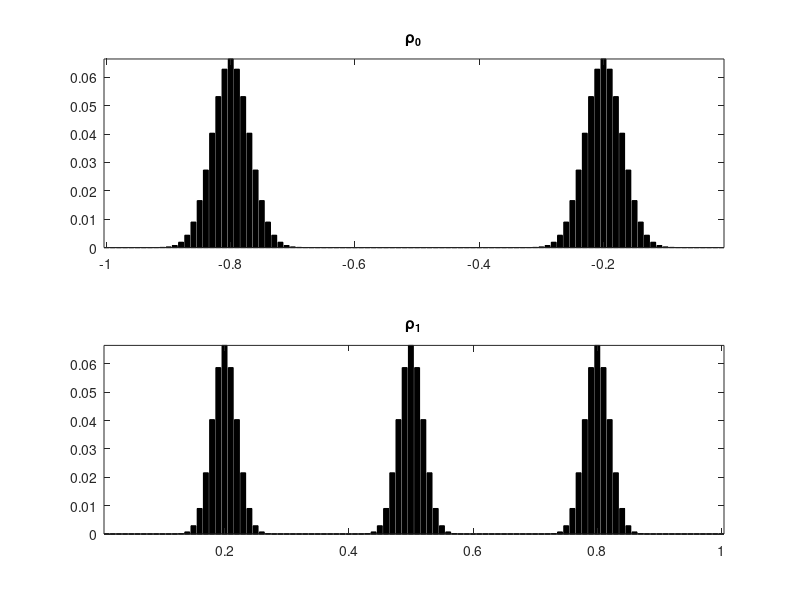

Here is the MATLAB script that generated this plot: (Note: this script raises an error after producing the figure.)
%% Multi-Marginal Optimal mass transport problem
% This script numerically solves an OMT problem as follows:
% 1. Transportation cost: C_{ijk} = \frac{x_{i}^2}{t_{k}} + \frac{y_{i}^2}{T - t_{k}}
% 2. Transportation map: Pi_{ijk} with its three marginials: p_i, q_i, r_k
%    such that \sum_{jk} = p_{i}, \sum_{ik} = q_{j}, \sum_{ij} = r_k.
%    p_i and q_j are two probability vector   
% 3. The mariginal along the t cooridinates has an upper-bound cap*T/n holds all the time.
% 4. p is transported to q in the time interval [0,T]

% The optimizer is the vector r_k which minimize the transportation cost:
% min_{ijk} C_{ijk}.*\Pi_{ijk}

% CVX with MOSEK solver is used:
% Installation of CVX: http://cvxr.com/cvx/
%% This Script is for Dirac transportation and plot, check note for the desired figure we want to see 
clear all
clc
%% Define the two probability distributions p_{i} and q_{j} and cooridinates X(p), Y(q)
% Consider p_{i} and q_{j} are two discretes distributions 
% p_{i}: i = 1, 2,..., n1
% q_{j}: j = 1, 2,..., n2

%% Gaussian distributions p,q in histogram

% 
n1 = 100;  % (not exceed 1000)
n2 = 100;  % (not exceed 1000)

x = (0:n1-1)'/n1-1; % x \in [-1,0]
y = (1:n2)'/n2;     % y \in [ 0,1]

% Useful functions 
normalize = @(a)a/sum(a(:));                           % Normalization function 
Gaussian = @(x,t0,sigma)exp( -(x-t0).^2/(2*sigma^2) ); % Gaussian distribution generator

sigma1 = .02; sigma2 = .03; sigma3 = .04; sigma4 = .05;
% Marginal p
% p = Gaussian(x,-.9,sigma1);
p = Gaussian(x, -.2,sigma2) + Gaussian(x, -.8,sigma2);
% Marginal q
q = Gaussian(y, .2,sigma1)+Gaussian(y, .5,sigma1)+Gaussian(y, .8,sigma1) ;
% q = Gaussian(y, .2,sigma2) + Gaussian(y, .8,sigma3);


p = normalize(p);
q = normalize(q);

% Plot the two distributions p and q
figure(1)
subplot(2,1,1);
bar(x, p, 'k'); axis tight;
title('\rho_{0}')
subplot(2,1,2);
bar(y, q, 'k'); axis tight;
title('\rho_{1}')

%% Define the time t_{i} \in [0, T] (tk):
% Discretization of the time mariginal by nt (not exceed 500)
nt = 500;

% Define the time interval [0,T], notice that T is not neccesary to be 1.
T = 1;
t = T*(0+0.01:nt-0.01)'/nt;

%% Define the cost function C(x,y,t):
% C(x,y,t) = C_{ijk} = (x_i)^2./t_k + (y_i)^2/(T - t_k)
% Compute the 3-dimensional Cost matrix
[X,Y,tk] = meshgrid(x,y,t);
C = X.^2./tk + Y.^2./(T-tk);

% The order of the x-y axis need to be changed by the permute function,
Cost = permute(C,[2,1,3]);

%% CVX solver 
% The optimization problem:
% Variables: 
% The multi marginial coupling \Pi, the 'toll' constraint on time r_{k}
% Objective fucntion: \sum_{i}\sum_{j}\sum_{k} Cost(i,j,k).*\Pi 
% Constraints: 
% 1) marginal p_i, q_j, r_k
% 2) lower bound of \Pi_{i,j,k}: \Pi_{i,j,k} \geq 0
% 3) lower and upper bound of r_{k}: 0 \geq r_{k} \leq (capacity.*T./nt)

% The CVX solver: MOSEK needs to be installed. 
% The sum function in the CVX package do not support high dimension summation
% The capacity constraint should be larger than 1: cap*T/nt>1

% Define the capacity 
cap = 1.4;
capacity = cap*T/nt;

%%
cvx_begin
cvx_solver mosek
cvx_precision best
    variable Pi(n1,n2,nt)
    variable rk(nt)
    minimize(sum(sum(sum(Cost.*Pi))))
    subject to  
    % Define multi-marginal coupling counstraints:
    % 1.Marginal constraints on x coordinate
      squeeze(sum(sum(permute(Pi,[2,3,1])))) == p;
    % 2.Marginal constraints on y coordinate   
      squeeze(sum(sum(permute(Pi,[3,1,2])))) == q;
    % 3.Marinigal on t-coordinate
      squeeze(sum(sum(Pi))) == rk;  
    % 4.Element-wise lower bound for \Pi
      Pi >= 0;
    % 5.Capacity/Toll constraint
      % 0 <= rk <= capacity;   % r_{k} with upperbound,
      % 0 <= rk;               % r_{k} without upperbound.
cvx_end


%% Check 3 marginal constraints:
fprintf('Constraints deviation (should be 0):'); 
sum(squeeze(sum(sum(permute(Pi,[2,3,1])))) - p)
sum(squeeze(sum(sum(permute(Pi,[3,1,2])))) - q)
sum(squeeze(sum(sum(Pi)))- rk)

%% Show that t marginal is a prbability measure
fprintf('Time marginal measure check:'); 
sum(rk)

%% Plots of rk, evolutionary probability distributions at moment t
figure(2)
flux = plot(t,rk);
flux.LineWidth = 2;
flux.Color ='#0072BD';
title('Marginal of Time between [0,T]')

figure(3)
bar(t,rk, 'k'); axis tight;
title('Marginal of Time between [0,T]')

%% 3D plot with 3 marginals
% Things need to be plotted here:
% 1. p  with x-axis, 2. q with y-axis, 3. rk with t-axis, 4. capacity 
% Original coordinates:
% x = (0:n1-1)'/n1-1;         % x \in [-1,0]
% y = (1:n2)'/n2;             % y \in [0,1]
% t = T*(0+0.01:nt-0.01)'/nt; % t \in [0,1]

% Generate new coordinates for 3D plot
xx1 = x;
xx2 = zeros(size(xx1));
xx = [xx1,xx2,p];
yy1 = y;
yy2 = ones(size(yy1));
yy = [yy1,yy2,q];
tt1 = t;
tt2 = zeros(size(tt1));
tollheight = capacity*ones(size(tt1));


%% figure: Line plot3
figure(4)
p1 = plot3(xx1,xx2,p,'LineWidth',3);
hold on
p2 = plot3(yy1,yy2,q,'LineWidth',3);
scaler = 20;
% tplot = plot(rk*scaler,tt1,'LineWidth',2,'Color','k','LineStyle',':');
tplot = plot3(tt2,tt1,rk,'LineWidth',2,'Color','k');
toll = plot3(tt2,tt1,tollheight,'LineWidth',4,'Color','r','LineStyle',':');
hold off
grid on
xlabel('X/Y')
ylabel('Time')
zlabel('Probability Density')
title('3-D Line Plot')


%% Coupling of p and q illustration
pqCoupling = sum(Pi,3);
ptCoupling = squeeze(sum(Pi,2));
qtCoupling = squeeze(sum(Pi,1));

figure(5)
plot(t,rk)
%% Display the optimal assignement

figure(6)
p1 = plot3(xx1,xx2,p,'LineWidth',1.5,'Color','k');
hold on
p2 = plot3(yy1,yy2,q,'LineWidth',1.5,'Color','k');
tplot = plot3(tt2,tt1,rk,'LineWidth',1,'Color','k');
% toll = plot3(tt2,tt1,tollheight,'LineWidth',1,'Color','r','LineStyle',':');

% pt Coupling (correct):
[Ipt,Jpt,~] = find(ptCoupling);
for ipt=1:length(Ipt)
    pt_assignement = plot([xx(Ipt(ipt),1),tt2(Jpt(ipt))],[xx(Ipt(ipt),2),tt1(Jpt(ipt))],'LineWidth',2,'Color',[.7 .7 .7]);
end

% qt Coupling (order fixed):
[Iqt,Jqt,~] = find(qtCoupling);
% Iqt = sort(Iqt,'descend');
for iqt=1:length(Iqt)
    qt_assignement = plot([yy(Iqt(iqt),1),tt2(Jqt(iqt))],[yy(Iqt(iqt),2),tt1(Jqt(iqt))],'LineWidth',2,'Color',[.7 .7 .7]);
end

% Plot the Dash line within the grey area to show point-wise assigments
for iptdash=1:6:length(Ipt)
    pt_assignement_dash = plot([xx(Ipt(iptdash),1),tt2(Jpt(iptdash))],[xx(Ipt(iptdash),2),tt1(Jpt(iptdash))],'LineWidth',0.5,'LineStyle','--','Color','k');
end

for iqtdash=1:6:length(Iqt)
    qt_assignement_dash = plot([yy(Iqt(iqtdash),1),tt2(Jqt(iqtdash))],[yy(Iqt(iqtdash),2),tt1(Jqt(iqtdash))],'LineWidth',0.5,'LineStyle','--','Color','k');
end

% Color the 'bumps' with dark grey
% Bump: 1,2,3,... need manually input y coordinates of the bumps

% capacity = 2
% yarea = [0.1 0.115 0.355 0.375 0.565 0.575 0.65 0.66 0.71 0.715 0.875 0.885];

% capacity = 1.4
% yarea = [0.075 0.08 0.43 0.44 0.545 0.555 0.9 0.91];

% capacity = 2.6
% yarea = [0.12 0.13 0.25 0.26 0.275 0.285 0.33 0.36 0.575 0.585 0.64 0.65 0.73 0.74 0.86 0.87];
% xarea = zeros(size(yarea));
% zperiod = [0 capacity capacity 0];
% zarea = [zperiod, zperiod];
% tollgrey = fill3(xarea,yarea,zarea, [0.2 0.2 0.2]);
% tollgrey.FaceAlpha = 0.7;

ax = gca;
ax.FontSize = 13; 
hold off
xlabel('Space','FontSize',14)
ylabel('Time','FontSize',14)
% zlabel('Probability Density','FontSize',14)
zlabel('Density','FontSize',14)
view([-15 50])


%% Display the evolution of the probability distribution over time (gamma=pqcoupling)




%% Speed v^+ and v^-





















